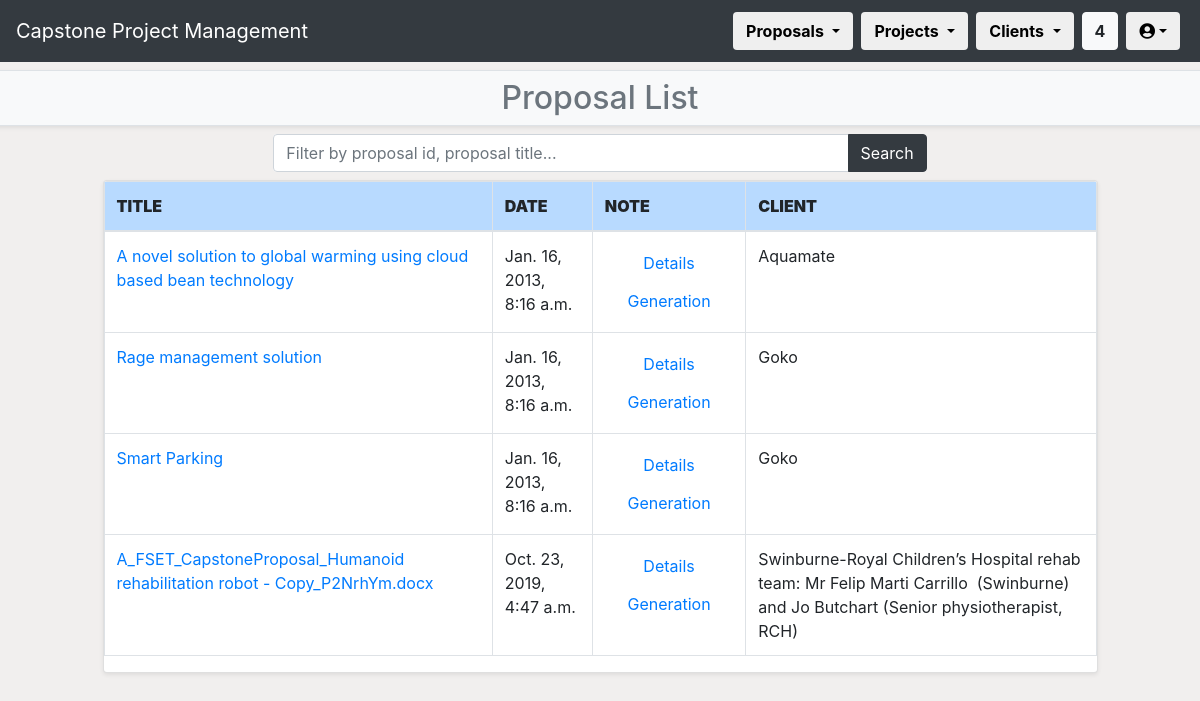
The app's page /CPPMS/proposal/proposal_list/ (signed in), older data.
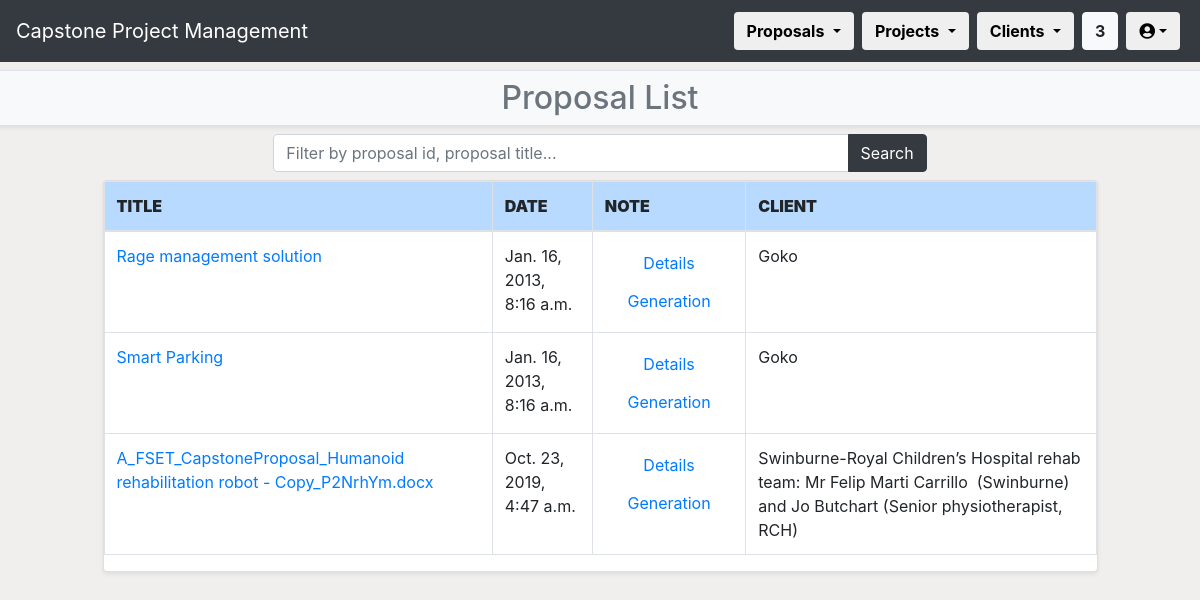
The same page, newer data.
### CPPMS/models.py (models this page shows, shortened)
class Proposal(models.Model):
    title = models.CharField(max_length=128, default="")
    created_at = models.DateTimeField(auto_now_add=True)
    updated_at = models.DateTimeField(auto_now=True)
    desc = models.TextField(default="")
    status = models.CharField(max_length=255, default="")
    spec = models.TextField(default="")
    skills = models.TextField(default="")
    env = models.TextField(default="")
    res = models.TextField(default="")
    client = models.ForeignKey(
        Client,
        on_delete=models.CASCADE,
        blank=True,
        null=True,
        related_name="proposals"
    )
    external_supervisor = models.ForeignKey(
        External_Supervisor,
        models.SET_NULL,
        blank=True,
        null=True,
        related_name="proposals"
    )
    proposal_incoming = models.ForeignKey(
        Incoming_Proposal,
        models.SET_NULL,
        blank=True,
        null=True
    )
    contact = models.ForeignKey(
        Contact,
        models.SET_NULL,
        blank=True,
        null=True,
        related_name="proposals"
    )
    pass

class Client(models.Model):
    name = models.CharField(max_length=128, default="", unique=True)
    created_at = models.DateTimeField(auto_now_add=True)
    updated_at = models.DateTimeField(auto_now=True)
    address = models.CharField(max_length=255, default="")
    website = models.CharField(max_length=255, default="")
    desc = models.TextField(default="")
    pass
    def __str__(self):
        return self.name

### CPPMS/views.py (the view)
# urls.py: path("proposal/proposal_list/", views.proposal_list, name="proposal_list"),
@login_required(login_url="/CPPMS/login/")
def proposal_list(request):
    username = request.user.first_name + " " + request.user.last_name
    count()
    title = "List of Proposals"
    if request.method == "POST":
        filter_value = request.POST.get("proposal_list")
    else:
        filter_value = ""
    proposal_list = Proposal.objects.all()
    if filter_value:
        proposal_filter = proposal_list.filter(
            Q(pk__icontains=filter_value) | Q(title__icontains=filter_value)
        )
    else:
        proposal_filter = proposal_list.all()
    return render(
        request,
        "proposal_list.html",
        {
            "count": count,
            "proposal_filter": proposal_filter,
            "filter_value": filter_value,
            "username": username,
            "title":title
        }
    )

### CPPMS/views.py (called while the page is built)
def count():
    count = []
    count_web = Incoming_Proposal.proposals.all().count()
    count_word = Upload_Proposal.objects.all().count()
    count_all = count_web + count_word
    count_all_proposal = Proposal.objects.all().count()
    count_all_client = Client.objects.all().count()
    count = [count_web, count_word, count_all,count_all_proposal,count_all_client]
    return count

### CPPMS/templates/proposal_list.html (shortened to what this page needs)
{% extends "proposal.html" %}
{% block sub-page_content %}
{% if not messages %}
<h2>Proposal List</h2>
{% else %}
<h2>Proposal List</h2>
{% for message in messages %}<li>{{ message }}</li>{% endfor %}
{% endif %}
{% endblock %}
{% block page_detail_content %}
<div class="row mb-2">
    <div class="col-md-1"></div>
    <div class="col">
        <div class="row mb-2">
            <div class="col-sm-2"></div>
            <div class="col">
                <form method="POST" class="form bg-white rounded">
                    <div class="input-group">
                        <input id="txtSearch3" type="text" class="form-control" placeholder="Filter by proposal id, proposal title..." name="proposal_list" value="{{ filter_value }}" />
                        <div class="input-group-append">
                            <button class="btn btn-dark" type="submit">Search</button>
                        </div>
                    </div>
                </form>
            </div>
            <div class="col-sm-2"></div>
        </div>
        <div class="row mb-2">
            <div class="col">
                <div class="table-responsive card shadow-sm">
                    <table class="table table-bordered table-hover">
                        <thead>
                            <tr class="table-primary">
                                <th scope="col"><strong>TITLE</strong></th>
                                <th scope="col"><strong>DATE</strong></th>
                                <th scope="col"><strong>NOTE</strong></th>
                                <th scope="col"><strong>CLIENT</strong></th>
                            </tr>
                        </thead>
                        <tbody>
                            {% for proposal in proposal_filter %}
                            <tr scope="row">
                                <td><a href="proposal_progress/{{ proposal.pk }}">{{ proposal.title }}</a></td>
                                <td>{{ proposal.created_at }}</td>
                                <td style="text-align:center">
                                    <a class="btn" role="button" type="submit" name="proposal" value="proposal" data-toggle="tooltip" title="Proposal" href="proposal_detail/{{ proposal.pk }}">Details</a>
                                    <a class="btn" role="button" type="submit" name="project" value="project" data-toggle="tooltip" title="Project" href="{% url 'generation_list' title=proposal.title %}">Generation</a>
                                </td>
                                <td>{{ proposal.client }}</td>
                            </tr>
                            {% endfor %}
                        </tbody>
                    </table>
                </div>
            </div>
        </div>
    </div>
    <div class="col-md-1"></div>
</div>
{% endblock %}

Row changes from the older to the newer data that the page shows:
removed Proposal: title "A novel solution to global warming using cloud based bean technology", created_at "Jan. 16, 2013, 8:16 a.m.", client "Aquamate"
Text that changed along with them:
{{ count.2 }}: "4" → "3"
